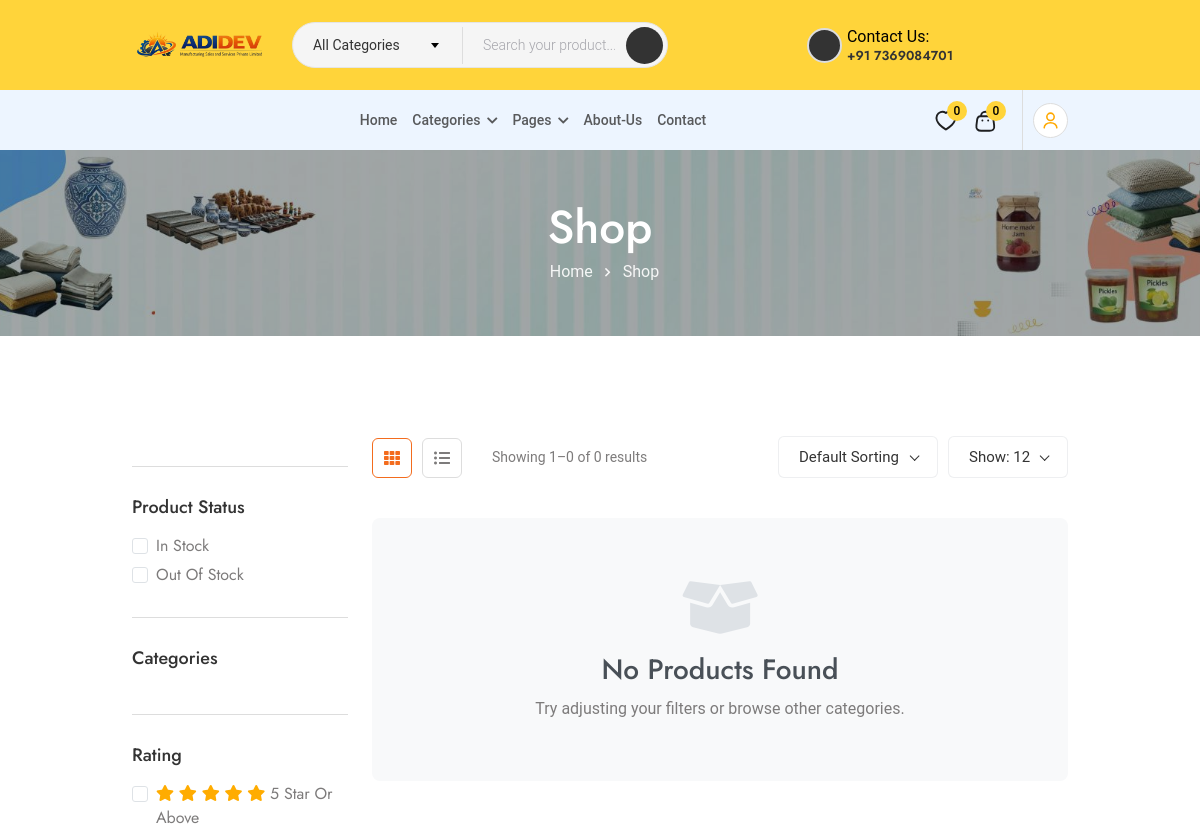
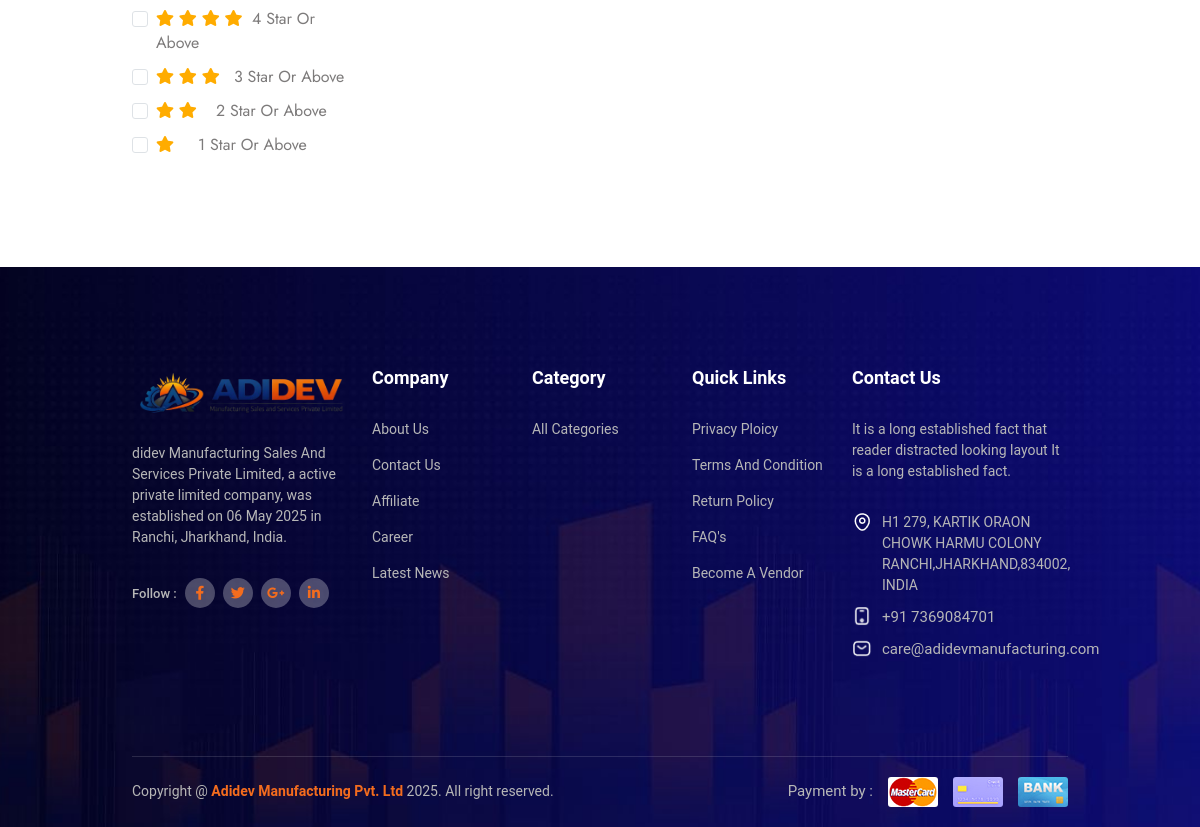
The app's page /shop.php?sub=grocery-bags, older data (2 pictures, top to bottom).
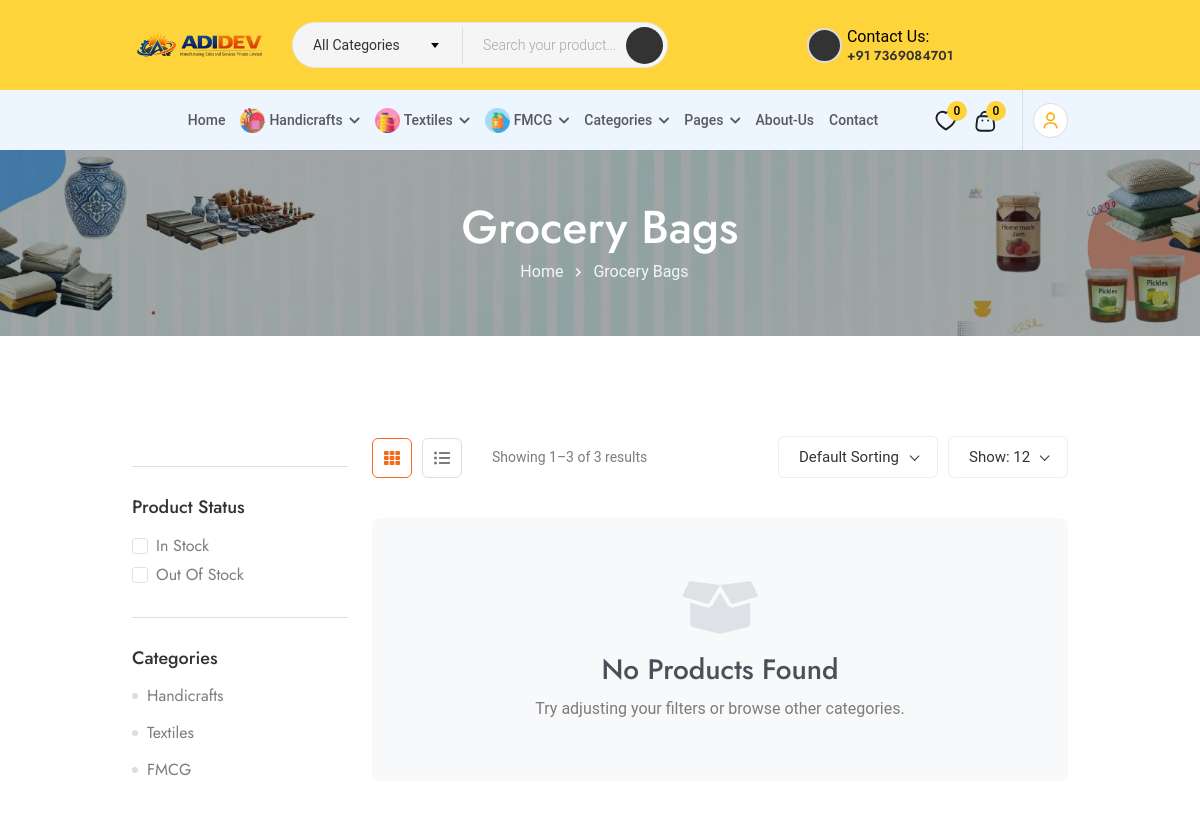
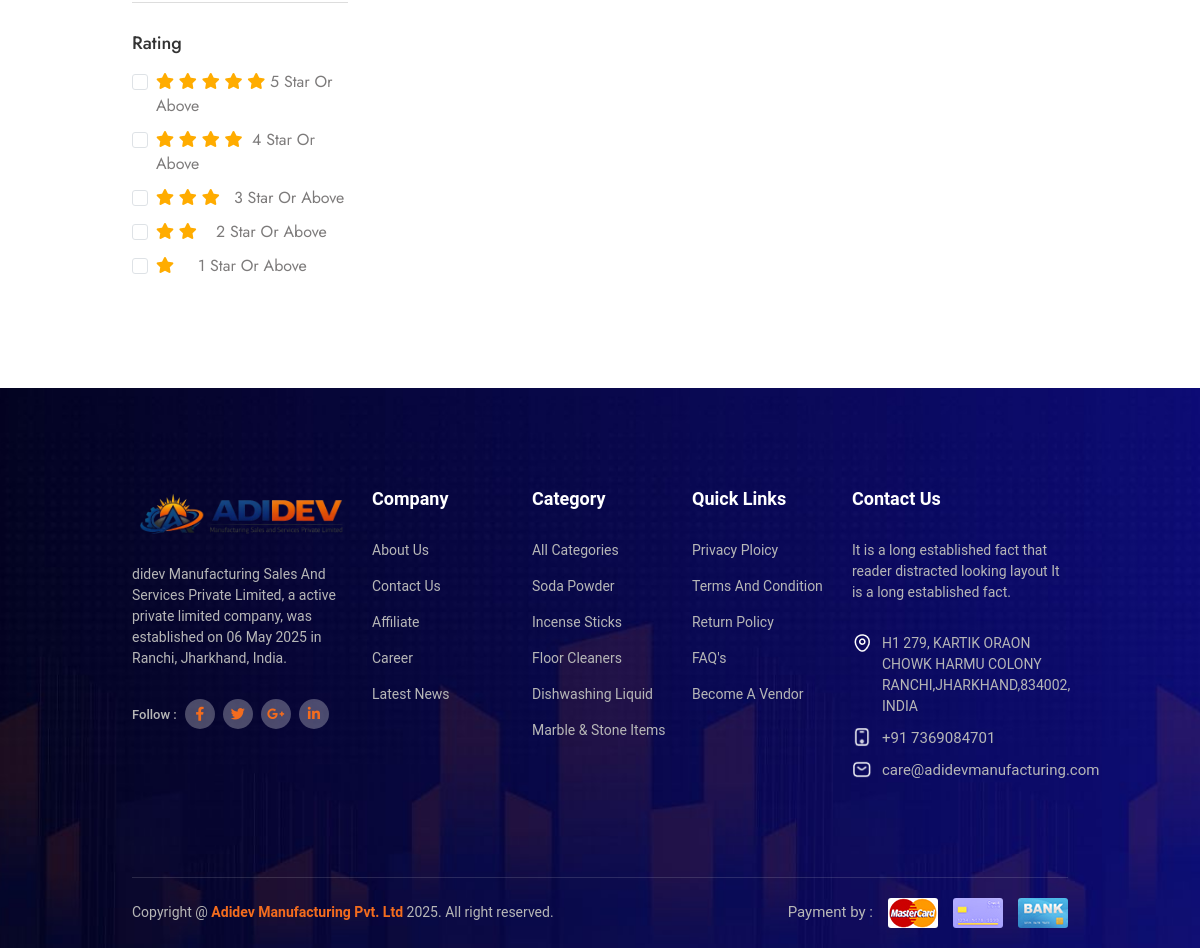
The same page, newer data (2 pictures, top to bottom).
### tables this page shows
CREATE TABLE `main_categories` (
  `id` int(11) NOT NULL,
  `name` varchar(100) NOT NULL,
  `slug` varchar(100) NOT NULL,
  `description` text DEFAULT NULL,
  `category_code` enum('HAND','TEX','FMCG') NOT NULL,
  `icon` varchar(255) DEFAULT NULL,
  `banner_image` varchar(500) DEFAULT NULL,
  `thumbnail_image` varchar(500) DEFAULT NULL,
  `meta_title` varchar(255) DEFAULT NULL,
  `meta_description` text DEFAULT NULL,
  `meta_keywords` text DEFAULT NULL,
  `is_active` tinyint(1) DEFAULT 1,
  `show_in_menu` tinyint(1) DEFAULT 1,
  `sort_order` int(11) DEFAULT 0,
  `default_min_bulk_quantity` int(11) DEFAULT 10,
  `default_bulk_pricing_model` enum('fixed','tiered','range') DEFAULT 'fixed',
  `total_sub_categories` int(11) DEFAULT 0,
  `total_products` int(11) DEFAULT 0,
  `is_featured` int(11) NOT NULL DEFAULT 1,
  `created_at` timestamp NOT NULL DEFAULT current_timestamp(),
  `updated_at` timestamp NOT NULL DEFAULT current_timestamp() ON UPDATE current_timestamp()
);

CREATE TABLE `sub_categories` (
  `id` int(11) NOT NULL,
  `main_category_id` int(11) NOT NULL,
  `name` varchar(255) NOT NULL,
  `slug` varchar(255) NOT NULL,
  `description` text DEFAULT NULL,
  `category_code` varchar(10) DEFAULT NULL,
  `full_category_code` varchar(20) DEFAULT NULL,
  `icon` varchar(255) DEFAULT NULL,
  `image` varchar(500) DEFAULT NULL,
  `banner_image` varchar(500) DEFAULT NULL,
  `parent_id` int(11) DEFAULT NULL,
  `level` int(11) DEFAULT 1,
  `path` varchar(500) DEFAULT NULL,
  `min_order_quantity` int(11) DEFAULT 1,
  `allows_single_purchase` tinyint(1) DEFAULT 1,
  `allows_bulk_purchase` tinyint(1) DEFAULT 1,
  `default_bulk_min_quantity` int(11) DEFAULT 10,
  `bulk_pricing_model` enum('fixed','tiered','range') DEFAULT 'fixed',
  `bulk_tier_description` varchar(255) DEFAULT NULL,
  `meta_title` varchar(255) DEFAULT NULL,
  `meta_description` text DEFAULT NULL,
  `meta_keywords` text DEFAULT NULL,
  `is_active` tinyint(1) DEFAULT 1,
  `show_in_menu` tinyint(1) DEFAULT 1,
  `is_featured` tinyint(1) DEFAULT 0,
  `sort_order` int(11) DEFAULT 0,
  `total_products` int(11) DEFAULT 0,
  `created_at` timestamp NOT NULL DEFAULT current_timestamp(),
  `updated_at` timestamp NOT NULL DEFAULT current_timestamp() ON UPDATE current_timestamp()
);

### config.php (called while the page is built, shortened)
<?php
if($_SERVER['SERVER_NAME'] == 'localhost'){
    $DB_HOST = '127.0.0.1';
    $DB_USER = 'root';
    $DB_PASS = '';
    $DB_NAME = '20260307_adidev';
}else{
    $DB_HOST = 'localhost';
    $DB_USER = 'u409719797_ecomadidev';
    $DB_PASS = 'w=hA8A+2';
    $DB_NAME = 'u409719797_ecomadidev';
}
$mysqli = new mysqli($DB_HOST, $DB_USER, $DB_PASS, $DB_NAME);
$mysqli->set_charset('utf8mb4');
function db_execute(string $sql, string $types = '', array $params = []): mysqli_stmt
{
    global $mysqli;
    $stmt = $mysqli->prepare($sql);
    if ($types !== '' && !empty($params)) {
        $stmt->bind_param($types, ...$params);
    }
    if (!$stmt->execute()) {
        die('Failed to execute statement: ' . htmlspecialchars($stmt->error));
    }
    return $stmt;
}

### catalog_functions.php (called while the page is built, shortened)
<?php
require_once __DIR__ . '/config.php';
function get_main_categories_for_menu(): array
{
    $categories = [];
    $stmt = db_execute(
        'SELECT id, name, slug, icon, banner_image, thumbnail_image, meta_title, meta_description, meta_keywords
         FROM main_categories
         WHERE is_active = 1 AND show_in_menu = 1
         ORDER BY sort_order, name'
    );
    $result = $stmt->get_result();
    while ($row = $result->fetch_assoc()) {
        $categories[] = $row;
    }
    return $categories;
}
function get_sub_categories_grouped_by_main(array $mainCategoryIds, int $limit = 12, string $orderBy = 'name', string $orderDirection = 'ASC'): array
{
    if (!$mainCategoryIds) {
        return [];
    }
    $mainCategoryIds = array_map('intval', $mainCategoryIds);
    $placeholders = implode(',', array_fill(0, count($mainCategoryIds), '?'));
    $sql = "
        SELECT id, main_category_id, name, slug, icon, image, banner_image
        FROM sub_categories
        WHERE is_active = 1
        AND show_in_menu = 1
        AND main_category_id IN ($placeholders)
        ORDER BY $orderBy $orderDirection
        LIMIT ?
    ";
    $types = str_repeat('i', count($mainCategoryIds)) . 'i';
    $params = array_merge($mainCategoryIds, [$limit]);
    $stmt = db_execute($sql, $types, $params);
    $result  = $stmt->get_result();
    $grouped = [];
    while ($row = $result->fetch_assoc()) {
        $grouped[(int)$row['main_category_id']][] = $row;
    }
    return $grouped;
}

### shop.php (the view, shortened to what the rows shown need)
<?php
require_once __DIR__ . '/config.php';
require_once __DIR__ . '/catalog_functions.php';
$currentCategory = null;
if (!empty($_GET['sub'])) {
    $slug = trim($_GET['sub']);
    $stmt = db_execute(
        'SELECT id, name, meta_title, meta_description, meta_keywords, main_category_id
         FROM sub_categories
         WHERE slug = ? AND is_active = 1
         LIMIT 1',
        's',
        [$slug]
    );
    $res = $stmt->get_result();
    $currentCategory = $res->fetch_assoc();
}
$sidebarMain = get_main_categories_for_menu();
include "header.php";
?>
<section class="page_banner" style="background: url(assets/images/page_banner_bg.jpg);">
    <div class="page_banner_overlay">
        <div class="container">
            <div class="row">
                <div class="col-12">
                    <div class="page_banner_text wow fadeInUp">
                        <h1><?php echo $currentCategory ? htmlspecialchars($currentCategory['name']) : 'Shop'; ?></h1>
                        <ul>
                            <li><a href="index.php"><i class="fal fa-home-lg"></i> Home</a></li>
                            <li><a href="#"><?php echo $currentCategory ? htmlspecialchars($currentCategory['name']) : 'Shop'; ?></a></li>
                        </ul>
                    </div>
                </div>
            </div>
        </div>
    </div>
</section>
<section class="shop_page mt_100 mb_100">
    <div class="container">
        <div class="row">
            <div class="col-xxl-2 col-lg-4 col-xl-3">
                <div id="sticky_sidebar">
                    <div class="shop_filter_area">
                        <div class="sidebar_category">
                            <ul>
                                <?php foreach ($sidebarMain as $mainCat) : ?>
                                    <li>
                                        <a href="shop.php?category=<?php echo urlencode($mainCat['slug']); ?>">
                                            <?php echo htmlspecialchars($mainCat['name']); ?>
                                        </a>
                                    </li>
                                <?php endforeach; ?>
                            </ul>
                        </div>
                    </div>
                </div>
            </div>
        </div>
    </div>
</section>
<?php include "footer.php"; ?>

### header.php (shortened to what the rows shown need)
<?php
require_once __DIR__ . '/config.php';
require_once __DIR__ . '/catalog_functions.php';
$header_main_categories = get_main_categories_for_menu();
$header_sub_categories  = get_sub_categories_grouped_by_main(
    array_map(
        static fn(array $c): int => (int) $c['id'],
        $header_main_categories
    ),
    30,
    'name',
    'ASC'
);
$footer_sub_categories = get_sub_categories_grouped_by_main(
    array_map(
        static fn(array $c): int => (int) $c['id'],
        $header_main_categories
    ),
    5,
    'RAND()',
    ''
);
?>
<!DOCTYPE html>
<html lang="en">
<head>
    <link rel="stylesheet" href="assets/css/all.min.css">
    <link rel="stylesheet" href="assets/css/bootstrap.min.css">
    <link rel="stylesheet" href="assets/css/animate.css">
    <link rel="stylesheet" href="assets/css/mobile_menu.css">
    <link rel="stylesheet" href="assets/css/nice-select.css">
    <link rel="stylesheet" href="assets/css/scroll_button.css">
    <link rel="stylesheet" href="assets/css/slick.css">
    <link rel="stylesheet" href="assets/css/venobox.min.css">
    <link rel="stylesheet" href="assets/css/select2.min.css">
    <link rel="stylesheet" href="assets/css/jquery.pwstabs.css">
    <link rel="stylesheet" href="assets/css/range_slider.css">
    <link rel="stylesheet" href="assets/css/multiple-image-video.css">
    <link rel="stylesheet" href="assets/css/custom_spacing.css">
    <link rel="stylesheet" href="assets/css/style.css">
    <link rel="stylesheet" href="assets/css/responsive.css">
</head>
<body class="default_home">
    <nav class="main_menu_2 main_menu d-none d-lg-block">
        <div class="container">
            <div class="row">
                <div class="col-12 d-flex flex-wrap">
                    <div class="main_menu_area">
                        <ul class="menu_item">
                            <?php foreach ($header_main_categories as $mainCat) : ?>
                                <li>
                                    <a href="shop.php?category=<?php echo urlencode($mainCat['slug']); ?>">
                                        <span>
                                            <?php
                                            $iconPath = !empty($mainCat['icon'])
                                                ? htmlspecialchars($mainCat['icon'])
                                                : 'assets/images/category_list_icon_1.png';
                                            ?>
                                            <img src="<?php echo $iconPath; ?>" alt="category" class="img-fluid" style="max-width: 25px !important;">
                                        </span><?php echo htmlspecialchars($mainCat['name']); ?> <i class="fas fa-chevron-down"></i></a>
                                </li>
                            <?php endforeach; ?>
                        </ul>
                    </div>
                </div>
            </div>
        </div>
    </nav>

### footer.php (shortened to what the rows shown need)
<footer class="footer_2 pt_100" style="background: url(assets/images/footer_2_bg_2.jpg);">
    <div class="container">
        <div class="row justify-content-between">
            <div class="col-xl-2 col-sm-6 col-md-4 col-lg-2 wow fadeInUp" data-wow-delay="1.3s">
                <div class="footer_link">
                    <ul>
                        <?php foreach ($footer_sub_categories as $mainId => $subCats) : ?>
                            <?php foreach ($subCats as $subCat) : ?>
                                <li><a href="shop.php?sub=<?php echo urlencode($subCat['slug']); ?>"><?php echo htmlspecialchars($subCat['name']); ?></a></li>
                            <?php endforeach; ?>
                        <?php endforeach; ?>
                    </ul>
                </div>
            </div>
        </div>
    </div>
</footer>
</body>
</html>

Row changes from the older to the newer data that the page shows:
added main_categories: icon (picture), name "Handicrafts"
added main_categories: icon (picture), name "Textiles"
added main_categories: icon (picture), name "FMCG"
added sub_categories: name "Grocery Bags"
added sub_categories: name "Soda Powder"
added sub_categories: name "Incense Sticks"
added sub_categories: name "Floor Cleaners"
added sub_categories: name "Dishwashing Liquid"
added sub_categories: name "Marble & Stone Items"
Text that changed along with them:
min($offset + $perPage, $totalProducts): "0" → "3"
$totalProducts: "0" → "3"
text no longer shown: "Shop Shop"
